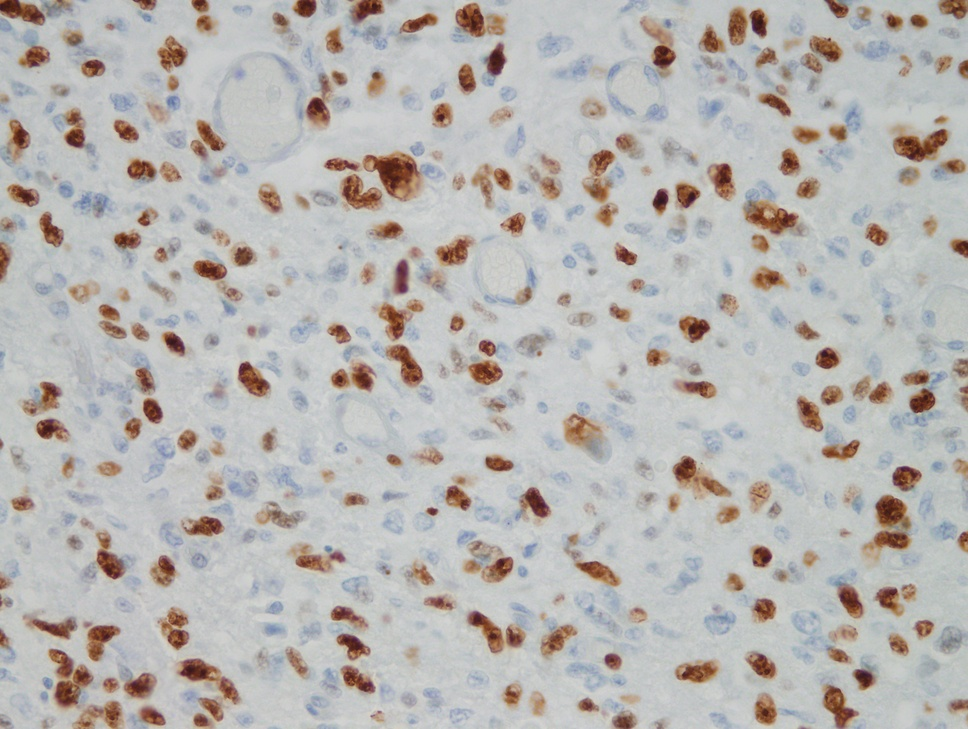
#> input picture References/1309620 -A2-27/original.jpg, 968 x 729 px, shrunk from 4080 x 3072 before the run; its folder holds only this picture in this run
$ python -i ki67_segmentation.py   (imports and definitions only)
#> lines starting #> are read from the running program, lines starting #| are printed output that depends on the picture
### cells_detection/utils.py
import hashlib
import warnings

import numpy as np
from matplotlib import pyplot as plt
from skimage import img_as_float
from skimage.color import rgb2lab, lab2rgb
from skimage.segmentation import find_boundaries


# Simple Image Processing tasks
###

warnings.filterwarnings("ignore", category=UserWarning)


def apply_on_normalized_luminance(operation, image_rgb):

    image_lab = rgb2lab(image_rgb)
    luminance = image_lab[:, :, 0]
    a = np.min(luminance)
    b = np.max(luminance - a)
    luminance = (luminance - a)/b
    luminance = operation(luminance)
    luminance = luminance*b + a
    image_lab[:, :, 0] = luminance
    result = lab2rgb(image_lab)
    return result


def crop(image, bounding_box):
    r_left, r_right, c_left, c_right = bounding_box
    return image[r_left:r_right, c_left:c_right, ...]


# Visualization

def outline_regions(image, region_labels):
    boundaries = find_boundaries(region_labels, mode='outer', background=0)
    image = img_as_float(image.copy())
    color = np.array([0, 1, 0], dtype='float').reshape((1, 1, 3))
    image[boundaries, :] = color
    return image


# [6 lines left out: function average_color, not called in this run]


def colormap(labels_mask):
    return plt.cm.get_cmap('tab20')(np.remainder(labels_mask, 20))[:, :, :3]


# [7 lines left out: function visualize_contrasted_grayscale, not called in this run]


# Misc
###


def hash_np(numpy_array):
    return hashlib.sha1(numpy_array.view(np.uint8)).hexdigest()

### cells_detection/fct.py
import numpy as np
import matplotlib.pyplot as plt
import os


def mse_cielab_on_image(image_lab, color_lab):
    """ This function compute the mean square error between a color and each pixel of an image.

    :param image_lab: an image in the color lab space
    :param color_lab: a color in the color lab space
    :return: a matrix for error with the same size of image_lab
    """

    dl = image_lab[:, :, 0] - color_lab[0]
    da = image_lab[:, :, 1] - color_lab[1]
    db = image_lab[:, :, 2] - color_lab[2]
    return np.sqrt(dl**2 + da**2 + db**2)


def score_map_mse(image_lab, color, w):
    """ This function compute the degree of fitting of a color in an image, and return the information as a score map
    with the degree of fitting for every position in the image.

    :param image_lab: an image in the color lab space
    :param color: a color in the color lab space
    :param w: a weight matrix, which give the degree of importance of the neighbourhood of a pixel
    :return: a score map for each pixel, expect the ones on the sides in order to avoid noise
    """
    u = int(w.shape[0] / 2)
    error_matrix_color_foreground = mse_cielab_on_image(image_lab, color)
    m = np.zeros(image_lab.shape[0:2])
    for i in range(u, image_lab.shape[0] - u):
        for j in range(u, image_lab.shape[1] - u):
            m[i, j] = np.mean(w * error_matrix_color_foreground[i - u:i + u + 1, j - u:j + u + 1])
    return m


def gaus2d(x, y, mx=0, my=0, sx=1, sy=1):
    """ Return a 2D gaussian.

    :param x: interval of x values
    :param y: interval of y values
    :param mx: expected value on x
    :param my: expected value on y
    :param sx: variance on x
    :param sy: variance on y
    :return: a 2D matrix
    """
    g = np.exp(-((x - mx)**2. / (2. * sx**2.) + (y - my)**2. / (2. * sy**2.)))
    return g / np.max(g)


def weight(length, sigma):
    """ This function return a weight matrix with a 2 dimensional gaussian centered in the center of the matrix.

    :param length: length of the sides of the square matrix
    :param sigma: variance of the gaussian
    :return: a square matrix
    """
    x = np.linspace(0, length-1, length)
    y = np.linspace(0, length-1, length)
    x, y = np.meshgrid(x, y)  # get 2D variables instead of 1D
    z = gaus2d(x, y, mx=int(length/2), my=int(length/2), sx=sigma, sy=sigma)
    return z


# [25 lines left out: function plot_kappa_score, not called in this run]


def ki_67_percentage(mask_positive, mask_negative):
    """ This function computes the percentage of positive cells in and image based on the masks obtained previously.

    :param mask_positive: mask for the positives cells on the image
    :param mask_negative: mask for the negatives cells on the image
    :return: a float
    """
    total_area = mask_positive.shape[0] * mask_positive.shape[1]
    area_positive = np.sum(mask_positive)
    visible_area_negative = np.sum(mask_negative)
    visible_area_negative_percentage = visible_area_negative / (total_area - area_positive)
    hidden_area_negative = visible_area_negative_percentage * area_positive
    area_negative = visible_area_negative + hidden_area_negative
    return area_positive / (area_positive + area_negative)

### cells_detection/segmentation.py
import logging

import numpy as np

from scipy.special import softmax

from cells_detection.fct import score_map_mse, weight


def segmentation(image_lab, brown_lab, blue_lab, white_lab, sigma):
    """ This function makes the segmentation of an image in 3 classes, the positives cells marked bu the ki-67 antigen,
    the negatives cells and the background. It returns one mask for each class.

    :param image_lab: an image in the color lab space
    :param brown_lab: the lab color which identifies positives cells
    :param blue_lab: the lab color which identifies negatives cells
    :param white_lab: the lab color which identifies background
    :param sigma: the variance of the 2 dimensional gaussian used in the weight matrix
    :return: a list of 3 masks
    """

    w_positive = weight(11, sigma)
    w_blue = weight(11, sigma)
    w_bg = weight(11, sigma)

    logging.info('Score positive cell')
    score_positive = softmax(score_map_mse(image_lab, brown_lab, w_positive))

    logging.info('Score negative cell')
    score_negative = softmax(score_map_mse(image_lab, blue_lab, w_blue))

    logging.info('Score background')
    score_background = softmax(score_map_mse(image_lab, white_lab, w_bg))

    all_score = np.zeros((3, score_positive.shape[0] - 10, score_positive.shape[1] - 10))
    all_score[0, :, :] = score_positive[5:score_positive.shape[0] - 5,
                                        5:score_positive.shape[1] - 5]
    all_score[1, :, :] = score_negative[5:score_positive.shape[0] - 5,
                                        5:score_positive.shape[1] - 5]
    all_score[2, :, :] = score_background[5:score_positive.shape[0] - 5,
                                          5:score_positive.shape[1] - 5]

    all_mask = np.zeros((3, score_positive.shape[0] - 10, score_positive.shape[1] - 10), int)

    for i in range(all_score.shape[1]):
        for j in range(all_score.shape[2]):
            index = np.argmin(all_score[:, i, j])
            all_mask[index, i, j] = 1

    return all_mask

### cells_detection/ki67_segmentation.py
import logging

import numpy as np
import matplotlib.pyplot as plt
import skimage.io as io
from skimage.exposure import equalize_adapthist
from skimage.filters import gaussian
from skimage.transform import resize
from skimage.color import rgb2lab

from cells_detection.segmentation import segmentation
from cells_detection.utils import apply_on_normalized_luminance, outline_regions
from cells_detection.fct import ki_67_percentage
from cells_detection.data_loader import *


def ki67_segmentation(original_image,
                      positive_color=np.array([16.36, 110.89, 53.06]),
                      negative_color=np.array([53.15, -18.15, 1.20]),
                      background_color=np.array([53.15, -18.15, 1.20]),
                      sigma=0.454,
                      resize_factor=8,
                      visualize_regions=False):
    """ This function takes an image and return the ratio for cells marked by the ki-67 antigen.
    Also, it is able to plot on the initial image the regions that the algorithm considers as positives cells,
    negatives cells or background.
    The parameters by default are the ones which work good with the images I have worked with.

    :param original_image: original image with cells, without pre process
    :param positive_color: color of positives cells as a np.array, in the color lab space,
    np.array([16.36, 110.89, 53.06]) by default
    :param negative_color: color of negatives cells as a np.array, in the color lab space,
    np.array([53.15, -18.15, 1.20]) by default
    :param background_color: color of the background as a np.array, in the color lab space,
    np.array([53.15, -18.15, 1.20]) by default
    :param sigma: variance of the 2 dimensional gaussian for the weight matrix, 0.454 by default
    :param resize_factor: to resize the original image, 8 by default
    :param visualize_regions: boolean, False by default
    :return: the ratio of positives cells
    """

    logging.info('Resizing')
    resize_original = (resize(original_image,
                              (int(original_image.shape[0] / resize_factor), (original_image.shape[1] / resize_factor)),
                              anti_aliasing=True))

    image = apply_on_normalized_luminance(
        operation=lambda img: gaussian(img, sigma=2),
        image_rgb=original_image)

    image = apply_on_normalized_luminance(
        lambda img: equalize_adapthist(img, clip_limit=0.02),
        image_rgb=image)

    image_lab = rgb2lab(image)

    logging.info('Resizing')
    resize_factor = 8
    image_lab = resize(image_lab, (int(image.shape[0] / resize_factor), (image.shape[1] / resize_factor)),
                       anti_aliasing=True)

    all_mask = segmentation(image_lab,
                            brown_lab=positive_color,
                            blue_lab=negative_color,
                            white_lab=background_color,
                            sigma=sigma)

    regions_positive = outline_regions(resize_original[5:resize_original.shape[0] - 5,
                                       5:resize_original.shape[1] - 5], all_mask[0, :, :])

    regions_negative = outline_regions(resize_original[5:resize_original.shape[0] - 5,
                                       5:resize_original.shape[1] - 5], all_mask[1, :, :])

    regions_background = outline_regions(resize_original[5:resize_original.shape[0] - 5,
                                         5:resize_original.shape[1] - 5], all_mask[2, :, :])

    p = ki_67_percentage(all_mask[0, :, :], all_mask[1, :, :])

    if visualize_regions:
        plt.subplot(221)
        plt.imshow(original_image)
        plt.title("Original Image")
        plt.subplot(222)
        plt.imshow(regions_positive)
        plt.title("Positives cells")
        plt.subplot(223)
        plt.imshow(regions_negative)
        plt.title("Negatives Cells")
        plt.subplot(224)
        plt.imshow(regions_background)
        plt.title("Background")
        plt.show()
    return p


def load_data():
    """ This function loads 5 examples of images and the positive and negative masks associated with each images.

    :return: a list of dictionary with the followed keys : "sample_name", "original_image", "positive_mask"
    and "negative_mask".
    """
    names = references_names()
    ref_paths = []
    ori_paths = []
    data = []

    for i in range(len(names)):
        ref_paths.append(references_paths(names[i]))
        ori_paths.append(originals_paths(names[i]))

    nb_images = len(ref_paths)
    for j in range(nb_images):
        d = dict()
        d["sample_name"] = names[j]
        d["original_image"] = io.imread(ori_paths[j][0])
        d["positive_mask"] = io.imread(ref_paths[j][0])
        d["negative_mask"] = io.imread(ref_paths[j][1])
        data.append(d)

    return data

>>> import cv2
>>> picture = cv2.cvtColor(cv2.imread('../References/1309620 -A2-27/original.jpg'), cv2.COLOR_BGR2RGB)
>>> result = ki67_segmentation(picture)
#> in apply_on_normalized_luminance, `image_lab = rgb2lab(image_rgb)`: image_lab: shape (729, 968, 3) float64; mean of channels 0, 1, 2 73.8, 1, 1.8
#> in apply_on_normalized_luminance, `luminance = image_lab[:, :, 0]`:
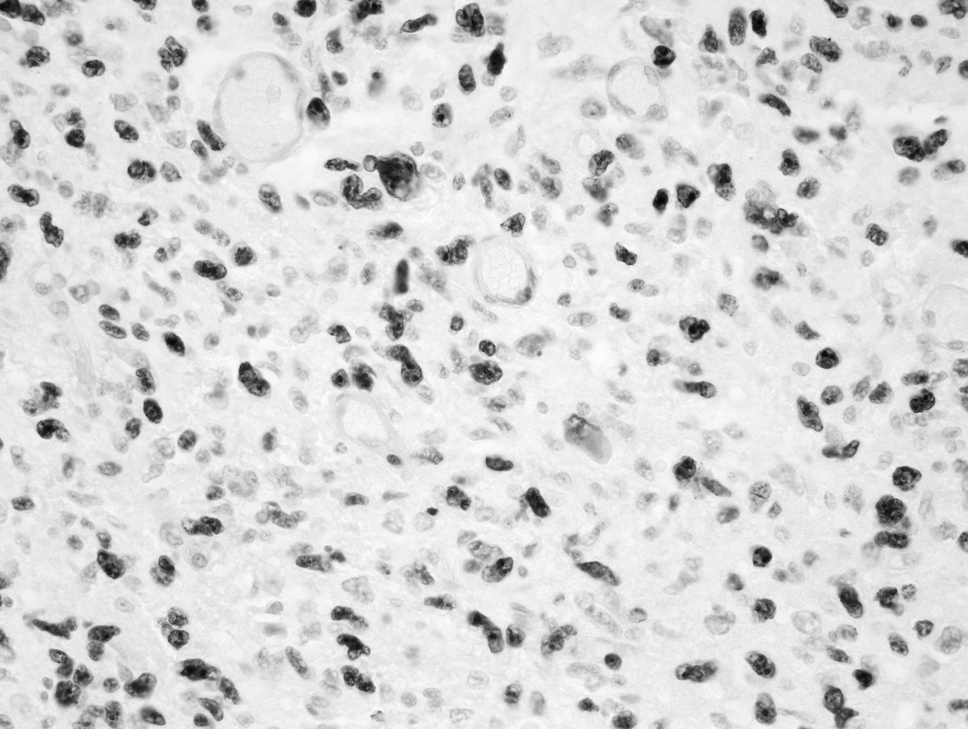
#> luminance: shape (729, 968) float64; min 10.49, max 85.84, mean 73.8; drawn with min black and max white
#> in apply_on_normalized_luminance, `a = np.min(luminance)`: a = 10.49
#> in apply_on_normalized_luminance, `b = np.max(luminance - a)`: b = 75.35
#> in apply_on_normalized_luminance, `image_lab[:, :, 0] = luminance`: image_lab: shape (729, 968, 3) float64; mean of channels 0, 1, 2 73.8, 1, 1.8
#> in apply_on_normalized_luminance (call 2), `image_lab = rgb2lab(image_rgb)`: image_lab: shape (729, 968, 3) float64; mean of channels 0, 1, 2 73.8, 1, 1.8
#> in apply_on_normalized_luminance (call 2), `image_lab[:, :, 0] = luminance`: image_lab: shape (729, 968, 3) float64; mean of channels 0, 1, 2 61.1, 1, 1.8
#> in ki67_segmentation, `image_lab = rgb2lab(image)`: image_lab: shape (729, 968, 3) float64; mean of channels 0, 1, 2 61.1, 1, 1.8
#> in ki67_segmentation, `image_lab = resize(image_lab, (int(image.shape[0] / resize_factor), (i..`: image_lab: shape (91, 121, 3) float64; mean of channels 0, 1, 2 61.1, 1, 1.8
#> in mse_cielab_on_image, `db = image_lab[:, :, 2] - color_lab[2]`:
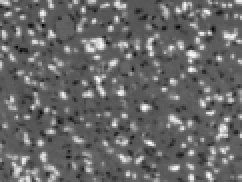
#> db: shape (91, 121) float64 (shown 2 times larger); min -68.67, max -26.22, mean -51.22; drawn with min black and max white
#> after the loop in score_map_mse, `for i in range(u, image_lab.shape[0] - u):`:
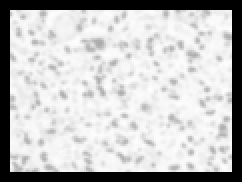
#> m: shape (91, 121) float64 (shown 2 times larger); min 0, max 1.61, mean 1.22; drawn with min black and max white
#> in mse_cielab_on_image (call 2), `return np.sqrt(dl**2 + da**2 + db**2)`:
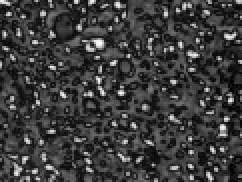
#> returned value: shape (91, 121) float64 (shown 2 times larger); min 15.7, max 57.58, mean 25.6; drawn with min black and max white
#> after the loop in score_map_mse (call 2), `for i in range(u, image_lab.shape[0] - u):`:
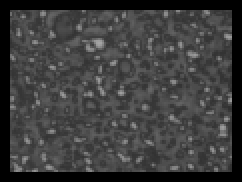
#> m: shape (91, 121) float64 (shown 2 times larger); min 0, max 0.65, mean 0.24
#> in outline_regions, `boundaries = find_boundaries(region_labels, mode='outer', background=0)`:
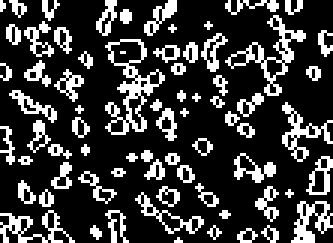
#> boundaries: shape (81, 111) bool (shown 3 times larger); 23% white in thin lines or dots
#> in outline_regions, `boundaries = find_boundaries(region_labels, mode='outer', background=0)`: region_labels: shape (81, 111) int64; values 0 (black) and 1 (white), 14.2% white in thin lines or dots
#> in outline_regions (call 2), `boundaries = find_boundaries(region_labels, mode='outer', background=0)`: boundaries: shape (81, 111) bool; 13.2% white in thin lines or dots
#> in outline_regions (call 2), `boundaries = find_boundaries(region_labels, mode='outer', background=0)`: region_labels: shape (81, 111) int64; values 0 (black) and 1 (white), 85.8% white; black in thin lines or dots
#> in outline_regions (call 2), `image[boundaries, :] = color`:
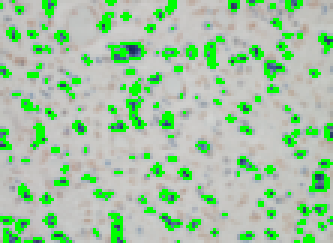
#> image: shape (81, 111, 3) float64 (shown 3 times larger); mean of channels 0, 1, 2 0.64, 0.773, 0.64; drawn as B, G, R
#> in outline_regions (call 3), `boundaries = find_boundaries(region_labels, mode='outer', background=0)`: boundaries: shape (81, 111) bool; every value is 0
#> in outline_regions (call 3), `boundaries = find_boundaries(region_labels, mode='outer', background=0)`: region_labels: shape (81, 111) int64; every value is 0
#> in ki_67_percentage, `area_positive = np.sum(mask_positive)`: area_positive = 1274
#> in ki_67_percentage, `visible_area_negative = np.sum(mask_negative)`: visible_area_negative = 7717
#> in ki_67_percentage, `visible_area_negative_percentage = visible_area_negative / (total_area..`: visible_area_negative_percentage = 1
#> in ki_67_percentage, `hidden_area_negative = visible_area_negative_percentage * area_positive`: hidden_area_negative = 1274
#> in ki_67_percentage, `area_negative = visible_area_negative + hidden_area_negative`: area_negative = 8991
#> in ki67_segmentation, `p = ki_67_percentage(all_mask[0, :, :], all_mask[1, :, :])`: p = 0.124
#> result = 0.124
